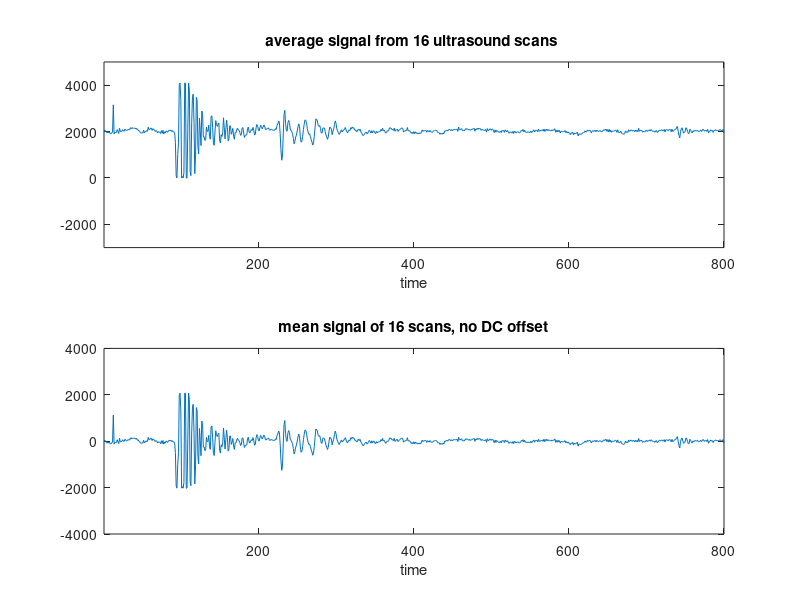
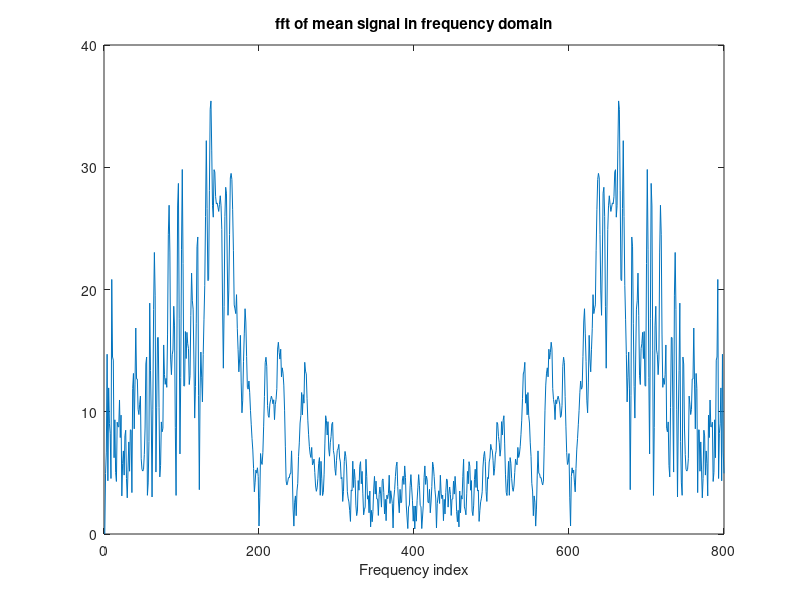
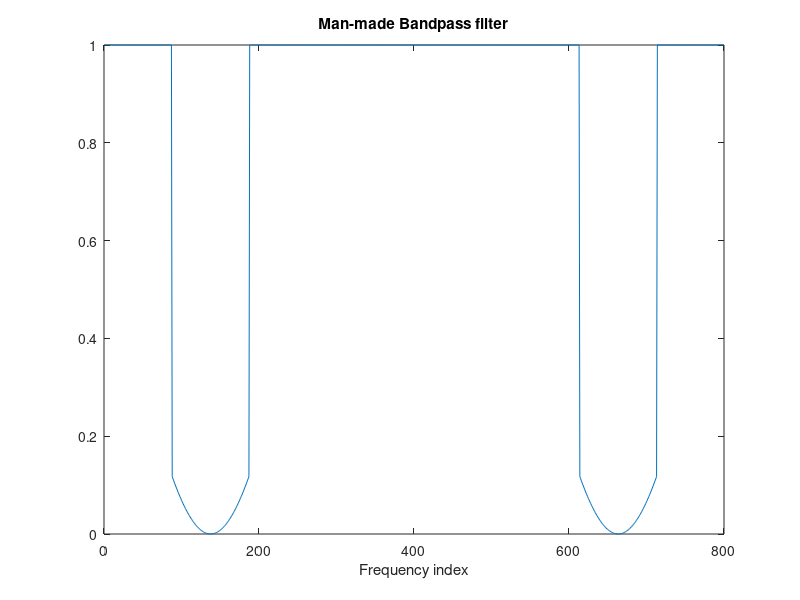
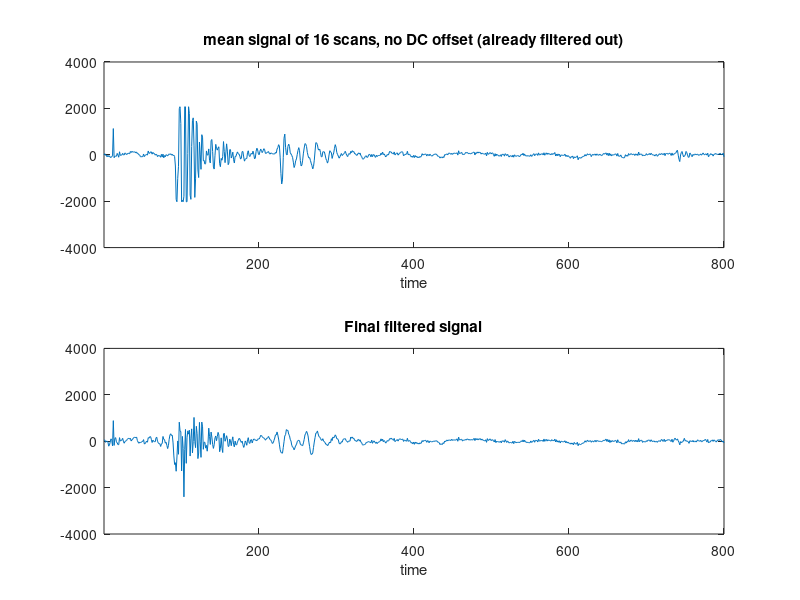

Source code (MATLAB) for these figures, in order:
close all
clear all
clc

%setup signal, filter first time (eliminate DC offset)

load('scan.mat');
scan_signal1 = mean(scan_signal); 
scan_signal2 = mean(scan_signal) - mean(mean(scan_signal)); %avg 16 scans, eliminate/filter the DC offset by subtraction

figure;
subplot(211);
plot(scan_signal1);
title('average signal from 16 ultrasound scans ');
xlabel('time');
axis([1 800 -3000 5000]);

subplot(212);
plot(scan_signal2);
title('mean signal of 16 scans, no DC offset');
xlabel('time');
axis([1 800 -4000 4000]);


% Finding what type of filter

L = 800;
Y = fft(scan_signal2);
P2 = abs(Y/L);  %two-sided spectrum, able to see 2 peaks of freq
% P1 = P2(1:L/2+1);    %one-sided spectrum
% P1(2:end-1) = 2*P1(2:end-1);

figure;
plot(P2);
title('fft of mean signal in frequency domain');
xlabel('Frequency index');
%Notice the peaks at 138 and 664


% Manually create bandpass filter
figure;
x = zeros(1,800);
x(138) = 1;
x(664) = 1;
y = gausswin(100,0.5);  %width and alpha values of the window amplitude = 1

result = conv(x,y,'same');
filter = 1 - result;  % to have proper bandpass filter shape, pass signal within band (138,664)

plot(filter);
title('Man-made Bandpass filter');
xlabel('Frequency index');


% apply filter on mean signal (no DC, DC already filtered out) 
figure;
subplot(211);
plot(scan_signal2);
title('mean signal of 16 scans, no DC offset (already filtered out)');
xlabel('time');
axis([1 800 -4000 4000]);

subplot(212);
scan_signal_filtered = Y.*filter;
scan_signal_filtered_1 = real(ifft(scan_signal_filtered));
plot(scan_signal_filtered_1);
title('Final filtered signal');
xlabel('time');
axis([1 800 -4000 4000]);

